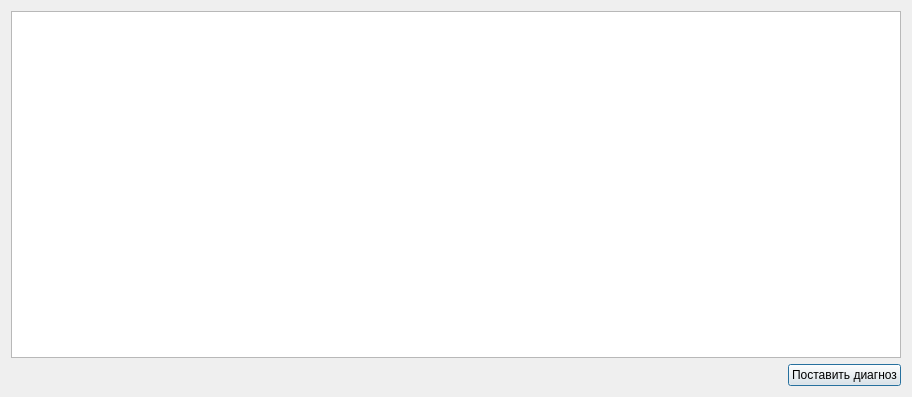
<?xml version="1.0" encoding="UTF-8"?>
<ui version="4.0">
 <class>appointmentsPanel</class>
 <widget class="QDialog" name="appointmentsPanel">
  <property name="geometry">
   <rect>
    <x>0</x>
    <y>0</y>
    <width>912</width>
    <height>397</height>
   </rect>
  </property>
  <property name="windowTitle">
   <string>Dialog</string>
  </property>
  <layout class="QVBoxLayout" name="verticalLayout">
   <item>
    <widget class="QTableWidget" name="table_totalAppointments"/>
   </item>
   <item alignment="Qt::AlignRight">
    <widget class="QPushButton" name="button_dyagnosis">
     <property name="text">
      <string>Поставить диагноз</string>
     </property>
    </widget>
   </item>
  </layout>
 </widget>
 <resources/>
 <connections/>
</ui>
